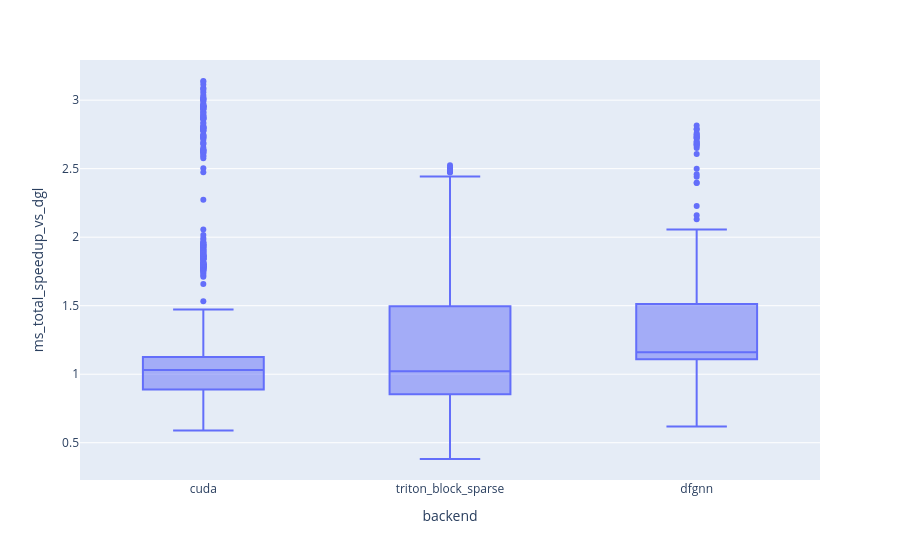

The notebook cell this image was saved under:
### Code cell
px.box(df[(df[CONV_COL] == "gt") & (df[BACKEND_COL] != "dgl")], x=BACKEND_COL, y="ms_total_speedup_vs_dgl")

### Figure 1 — Plotly figure (JSON) as saved in the notebook; plotly's stock layout.template omitted (floating-point values rounded to 4 significant figures; data arrays with more than 128 entries replaced by an {"elided": "..."} marker saying what was removed)
{"data": [{"alignmentgroup": "True", "hovertemplate": "backend=%{x}<br>ms_total_speedup_vs_dgl=%{y}<extra></extra>", "legendgroup": "", "marker": {"color": "#636efa"}, "name": "", "notched": false, "offsetgroup": "", "orientation": "v", "showlegend": false, "type": "box", "x": {"elided": "3414 str values"}, "x0": " ", "xaxis": "x", "y": {"elided": "3414 float values"}, "y0": " ", "yaxis": "y"}], "layout": {"boxmode": "group", "legend": {"tracegroupgap": 0}, "margin": {"t": 60}, "xaxis": {"anchor": "y", "domain": [0, 1], "title": {"text": "backend"}}, "yaxis": {"anchor": "x", "domain": [0, 1], "title": {"text": "ms_total_speedup_vs_dgl"}}}}
